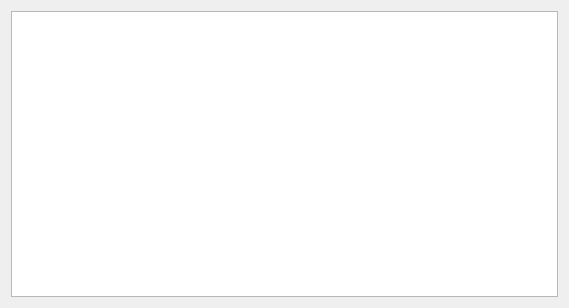
<?xml version="1.0" encoding="UTF-8"?>
<ui version="4.0">
 <class>CMDSysLoggerDialog</class>
 <widget class="QDialog" name="CMDSysLoggerDialog">
  <property name="geometry">
   <rect>
    <x>0</x>
    <y>0</y>
    <width>569</width>
    <height>308</height>
   </rect>
  </property>
  <property name="windowTitle">
   <string>Dialog</string>
  </property>
  <layout class="QHBoxLayout" name="horizontalLayout">
   <item>
    <widget class="QTableView" name="tableView"/>
   </item>
  </layout>
 </widget>
 <resources/>
 <connections/>
</ui>
